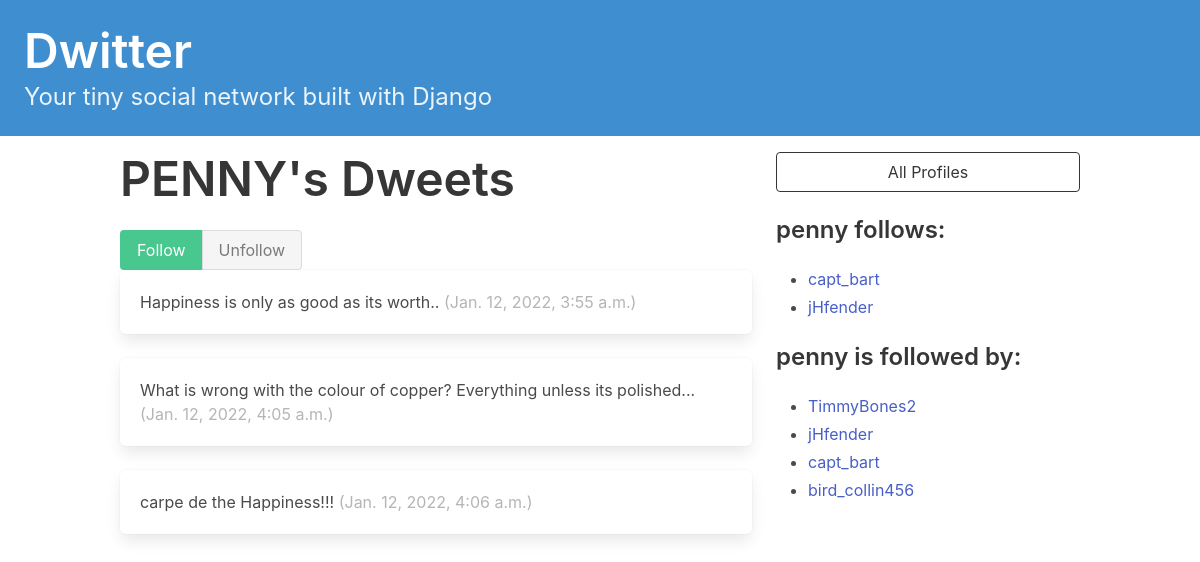
The app's page /profile/1 with its own data.
### dwitter/models.py (models this page shows, shortened)
class Profile(models.Model):
    user = models.OneToOneField(User, on_delete=models.CASCADE)
    follows = models.ManyToManyField(
        "self", related_name="followed_by", symmetrical=False,
        blank=True
    )
    def __str__(self):
        return self.user.username

class Dweet(models.Model):
    user = models.ForeignKey(
        User, related_name="dweets", on_delete=models.DO_NOTHING
    )
    body = models.CharField(max_length=140)
    created_at = models.DateTimeField(auto_now_add=True)

### dwitter/views.py (the view, shortened to what this page needs)
# urls.py: path("profile/<int:pk>", profile, name="profile"),
def profile(request, pk):
    profile = Profile.objects.get(pk=pk)
    return render(request, "dwitter/profile.html", {"profile": profile})

### dwitter/templates/dwitter/profile.html (shortened to what this page needs)
{% extends 'base.html' %}
{% block content %}
<div class="column">
    <div class="block">
    <h1 class="title is-1">
        {{profile.user.username|upper}}'s Dweets
    </h1>
    </div>
    <form method="post">
      <div class="buttons has-addons">
      {% if profile in user.profile.follows.all %}
          <button class="button is-success is-static">Follow</button>
          <button class="button is-danger" name="follow" value="unfollow">
            Unfollow
          </button>
      {% else %}
          <button class="button is-success" name="follow" value="follow">
            Follow
          </button>
          <button class="button is-danger is-static">Unfollow</button>
      {% endif %}
      </div>
    </form>
    <div class="content">
      {% for dweet in profile.user.dweets.all %}
        <div class="box">
          {{ dweet.body }}
          <span class="is-small has-text-grey-light">
            ({{ dweet.created_at }})
          </span>
        </div>
      {% endfor %}
    </div>
</div>
<div class="column is-one-third">
    <div class="block">
        <a href="{% url 'dwitter:profile_list' %}">
            <button class="button is-dark is-outlined is-fullwidth">
                All Profiles
            </button>
        </a>
    </div>
    <div class="block">
        <h3 class="title is-4">
            {{profile.user.username}} follows:
        </h3>
        <div class="content">
            <ul>
            {% for following in profile.follows.all %}
                <li>
                    <a href="{% url 'dwitter:profile' following.id %}">
                        {{ following }}
                    </a>
                </li>
            {% endfor %}
            </ul>
        </div>
    </div>
    <div class="block">
        <h3 class="title is-4">
            {{profile.user.username}} is followed by:
        </h3>
        <div class="content">
            <ul>
            {% for follower in profile.followed_by.all %}
                <li>
                    <a href="{% url 'dwitter:profile' follower.id %}">
                        {{ follower }}
                    </a>
                </li>
            {% endfor %}
            </ul>
        </div>
    </div>
</div>
{% endblock content %}

### records on screen
Profile: user.username "PENNY", user.username "penny"
Dweet: body "Happiness is only as good as its worth..", created_at "Jan. 12, 2022, 3:55 a.m."
Dweet: body "What is wrong with the colour of copper? Everything unless its polished...", created_at "Jan. 12, 2022, 4:05 a.m."
Dweet: body "carpe de the Happiness!!!", created_at "Jan. 12, 2022, 4:06 a.m."
Profile: user.username "capt_bart"
Profile: user.username "jHfender"
Profile: user.username "TimmyBones2"
Profile: user.username "bird_collin456"
